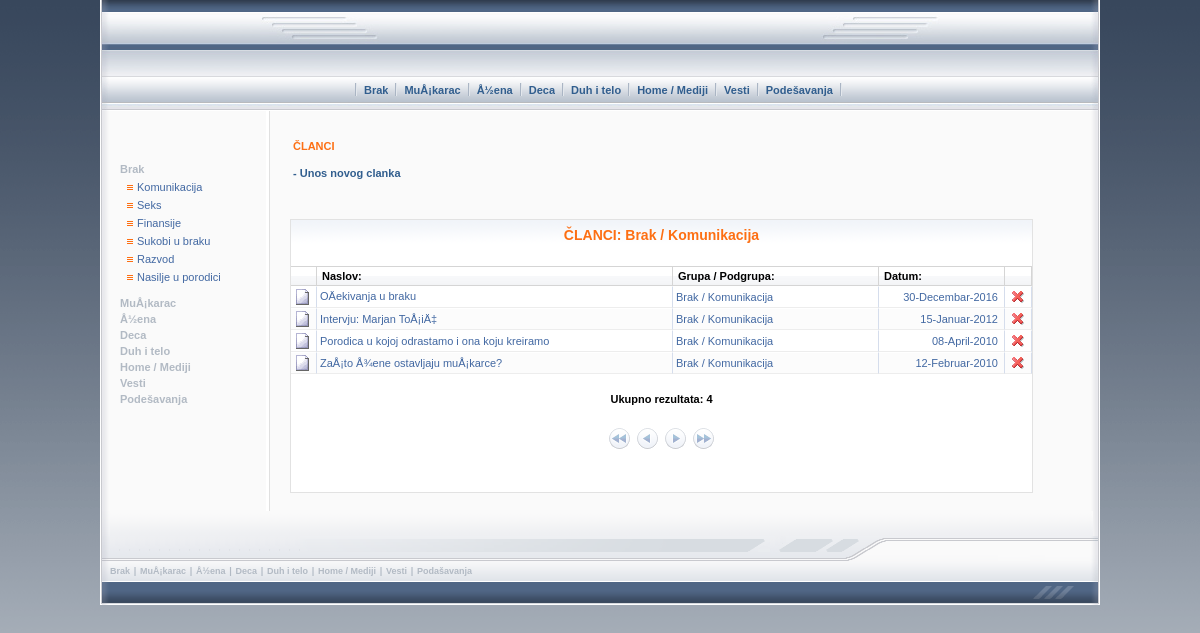
Page /administracija/pregled.php on the committed database.
### tables this page shows
CREATE TABLE `grupe` (
  `id` int(11) NOT NULL AUTO_INCREMENT,
  `naziv` varchar(50) DEFAULT NULL,
  `aktivno` tinyint(4) NOT NULL DEFAULT '0',
  `prioritet` int(11) NOT NULL DEFAULT '0',
  `stamp_unosa` varchar(14) DEFAULT NULL,
  `stamp_izmene` varchar(14) DEFAULT NULL,
  PRIMARY KEY (`id`)
);

CREATE TABLE `podgrupe` (
  `id` int(11) NOT NULL AUTO_INCREMENT,
  `parent` int(11) NOT NULL DEFAULT '0',
  `naziv` varchar(50) DEFAULT NULL,
  `aktivno` tinyint(4) NOT NULL DEFAULT '0',
  `prioritet` int(11) NOT NULL DEFAULT '0',
  `stamp_unosa` varchar(14) DEFAULT NULL,
  `stamp_izmene` varchar(14) DEFAULT NULL,
  PRIMARY KEY (`id`)
);

### include/admin.h.php (the view, shortened to what the rows shown need)
<?php
if (!defined("Admin_H_PHP")):
function adminHeader($naslov,$stavka)
{
  echo "
<html>
<head>
<meta http-equiv='Content-Type' content='text/html; charset=utf-8' />
<title>".$naslov."</title>
<link href='../include/admin.css' rel='stylesheet' type='text/css' />
<script language='javascript'>
function promenaStavkeLevogMenija(stavka)
{
  var objekat=eval('leviMeniStavka'+stavka);
  var isIE=false;
  if (document.all) isIE=true;
  if (objekat.style.display=='block' || objekat.style.display=='table-cell')
  {
    objekat.style.display='none';
  }
  else
  {
    if (isIE) objekat.style.display='block';
    else objekat.style.display='table-cell';
  }
}
function otvaranjeStavkeLevogMenija(stavka)
{
  var objekat=eval('leviMeniStavka'+stavka);
  var isIE=false;
  if (document.all) isIE=true;
  if (isIE) objekat.style.display='block';
  else objekat.style.display='table-cell';
}
function zatvaranjeStavkeLevogMenija(stavka)
{
  var objekat=eval('leviMeniStavka'+stavka);
  var isIE=false;
  if (document.all) isIE=true;
  objekat.style.display='none';
}
function resetLevogMenija(stavka)
{
";
$q_grupe=new query("select id from ".TAB_GRUPE." where id>0 order by prioritet desc, naziv");
for ($i=0; $i<$q_grupe->rows; $i++)
{
  $v=new grupa($q_grupe->row[0]);
  echo "  var leviMeniStavka".$v->id."=document.getElementById('leviMeniStavka".$v->id."');\n";
  $q_grupe->fetchRow();
}
unset($q_grupe);
echo "
  var leviMeniStavka99=document.getElementById('leviMeniStavka99');
  var leviMeniStavka100=document.getElementById('leviMeniStavka100');
";
$q_grupe=new query("select id from ".TAB_GRUPE." where id>0 order by prioritet desc, naziv");
for ($i=0; $i<$q_grupe->rows; $i++)
{
  $v=new grupa($q_grupe->row[0]);
  echo "  leviMeniStavka".$v->id.".style.display='none';\n";
  $q_grupe->fetchRow();
}
unset($q_grupe);
echo "
  leviMeniStavka99.style.display='none';
  leviMeniStavka100.style.display='none';
  var objekat=eval('leviMeniStavka'+stavka);
  var isIE=false;
  if (document.all) isIE=true;
  if (isIE) objekat.style.display='block';
  else objekat.style.display='table-cell';
}
function grupaIcoPreload()
{
  var ico_on=new Image();
  var ico_off=new Image();
  ico_on.src=\"../img/admin/formaGrupaOn.gif\";
  ico_off.src=\"../img/admin/formaGrupaOff.gif\";
}
grupaIcoPreload();
function postavljanjeGrupeForme(grupa,stanje)
{
  var tdGrupe=document.getElementById(grupa);
  var sid=grupa+'_slika';
  var grupaSlika=document.getElementById(sid);
  var isIE=false;
  if (document.all) isIE=true;
  if (stanje)
  {
	  grupaSlika.src=\"../img/admin/formaGrupaOn.gif\";
    if (isIE)
	  {
	    tdGrupe.style.display='block';
	  }
    else
	  {
	    tdGrupe.style.display='table-cell';
	  }
  }
  else
  {
	grupaSlika.src=\"../img/admin/formaGrupaOff.gif\";
    tdGrupe.style.display='none';
  }
}
function promenaStanjaGrupeForme(grupa)
{
  var tdGrupe=document.getElementById(grupa);
  var sid=grupa+'_slika';
  var grupaSlika=document.getElementById(sid);
  var isIE=false;
  if (document.all) isIE=true;
  if (tdGrupe.style.display=='block' || tdGrupe.style.display=='table-cell')
  {
	  grupaSlika.src=\"../img/admin/formaGrupaOff.gif\";
    tdGrupe.style.display='none';
  }
  else
  {
	  grupaSlika.src=\"../img/admin/formaGrupaOn.gif\";
    if (isIE) tdGrupe.style.display='block';
    else tdGrupe.style.display='table-cell';
  }
}
function brisanjeStavke(naziv)
{
  if (confirm('Obrisi: '+naziv+'?')) return true;
  else return false;
}
function brisanjeSlike()
{
  if (confirm('Obrisi sliku?')) return true;
  else return false;
}
function listaMisOver(lista,red,br_kolona,stil)
{
  var i=0;
  while (i<br_kolona)
  {
    var kolona=document.getElementById('kolona_'+lista+'_'+red+'_'+i);
    if (i==0) kolona.className='listaKolonaOverLevo';
	  else if (i==(br_kolona-1)) kolona.className='listaKolonaOverDesno';
	  else kolona.className='listaKolonaOver';
    i++;
  }
}
function listaMisOut(lista,red,br_kolona,stil)
{
  var i=0;
  while (i<br_kolona)
  {
    var kolona=document.getElementById('kolona_'+lista+'_'+red+'_'+i);
    if (stil==0) kolona.className='listaKolona';
  	else kolona.className='listaKolona2';
    i++;
  }
}
</script>
</head>
<body>
<table width='1000' border='0' align='center' cellpadding='0' cellspacing='0' bgcolor='#fafafa' id='tabVelika'>
  <tr>
    <td height='27' background='../img/admin/bgHeader5.gif'><table border='0' align='center' cellpadding='0' cellspacing='0'>
      <tr>
  ";
  $q_grupe=new query("select id from ".TAB_GRUPE." where id>0 order by prioritet desc, naziv");
  for ($i=0; $i<$q_grupe->rows; $i++)
  {
    $v=new grupa($q_grupe->row[0]);
    echo "<td height='27' class='gornjiMeni'><a href='pregled.php?grupa=".$v->id."'>".$v->naziv."</a></td>";
    echo "<td width='16' height='27' class='gornjiMeni'><img src='../img/admin/gornjiMeniSep.gif' width='16' height='27' /></td>";
    $q_grupe->fetchRow();
  }
  echo "
        <td class='gornjiMeni'><a href='vesti.php'>Vesti</a></td>
        <td width='16' height='27' class='gornjiMeni'><img src='../img/admin/gornjiMeniSep.gif' width='16' height='27' /></td>
   		<td class='gornjiMeni'><a href='podesavanja.php'>Pode&#353;avanja</a></td>
        <td width='16' height='27' class='gornjiMeni'><img src='../img/admin/gornjiMeniSep.gif' width='16' height='27' /></td>
        <td class='gornjiMeni'>&nbsp;</td>
      </tr>
    </table></td>
    <td height='27' background='../img/admin/prelazDesno5.gif'></td>
  </tr>
  <tr>
    <td width='10' height='8' background='../img/admin/prelazLevo6.gif'></td>
    <td height='8' background='../img/admin/bgHeader6.gif'></td>
    <td width='10' height='8' background='../img/admin/prelazDesno6.gif'></td>
  </tr>
  <tr>
    <td width='10' background='../img/admin/prelazLevo.gif'></td>
    <td><table width='100%' border='0' cellspacing='0' cellpadding='0'>
      <tr>
        <td width='160' valign='top' class='leviMeniTd'>
		<table width='100%' border='0' cellspacing='0' cellpadding='0'>
          <tr>
            <td height='50'>&nbsp;</td>
          </tr>
  ";
  $q_grupe=new query("select id from ".TAB_GRUPE." where id>0 order by prioritet desc, naziv");
  for ($i=0; $i<$q_grupe->rows; $i++)
  {
    $v=new grupa($q_grupe->row[0]);
  	echo "
          <tr>
            <td height='16' class='leviMeni'><a href='javascript:void(0)' onClick='promenaStavkeLevogMenija(".$v->id.")'>".$v->naziv."</a></td>
          </tr>
          <tr>
            <td id='leviMeniStavka".$v->id."'>
			  <table width='100%'>
	";
  	$q_podgrupe=new query("select id from ".TAB_PODGRUPE." where parent='".$v->id."' order by prioritet desc, naziv");
  	for ($j=0; $j<$q_podgrupe->rows; $j++)
  	{
  	  $vv=new podgrupa($q_podgrupe->row[0]);
  	  echo "<tr><td height='16' class='leviMeni1'><a href='pregled.php?grupa=".$v->id."&podgrupa=".$vv->id."'>".$vv->naziv."</a></td></tr>";
  	  $q_podgrupe->fetchRow();
  	}
    echo "
                <tr><td height='6'></td></tr>
			  </table>
		  	</td>
          </tr>
  	";
    $q_grupe->fetchRow();
  }
  echo "
          <tr>
            <td height='20'>&nbsp;</td>
          </tr>
          <tr>
            <td height='20'>&nbsp;</td>
          </tr>
        </table>
		</td>
  ";
}
function adminFooter($panel=0)
{
  echo "
      </tr>
    </table></td>
    <td width='10' background='../img/admin/prelazDesno.gif'></td>
  </tr>
  <tr>
    <td height='25' background='../img/admin/prelazLevo9.gif'></td>
    <td height='25' background='../img/admin/bgFooter5.gif'>&nbsp;</td>
    <td height='25' background='../img/admin/prelazDesno9.gif'></td>
  </tr>
  <tr>
    <td height='25' background='../img/admin/prelazLevo8.gif'></td>
    <td height='25'><table width='100%' border='0' cellspacing='0' cellpadding='0'>
      <tr>
        <td height='25' align='right' valign='top' background='../img/admin/bgFooter4.gif'><img src='../img/admin/footer3.gif' width='470' height='18' /></td>
        <td width='120' height='25' background='../img/admin/bgFooter3.gif'>&nbsp;</td>
        <td width='200' height='25' background='../img/admin/bgFooter2.gif'><div align='right'><img src='../img/admin/footer.gif' width='120' height='25' /></div></td>
      </tr>
    </table></td>
    <td height='25' background='../img/admin/prelazDesno8.gif'></td>
  </tr>
  <tr>
    <td width='10' height='20' background='../img/admin/prelazLevo10.gif'></td>
    <td height='20' background='../img/admin/bgFooter6.gif'><table width='100%' border='0' cellspacing='0' cellpadding='0'>
      <tr>
";
  $q_grupe=new query("select id from ".TAB_GRUPE." where id>0 order by prioritet desc, naziv");
  for ($i=0; $i<$q_grupe->rows; $i++)
  {
    $v=new grupa($q_grupe->row[0]);
    echo "<td width='10' height='20' class='donjiMeni'><div align='center'><a href='pregled.php?grupa=".$v->id."'>".str_replace(" ","&nbsp;",$v->naziv)."</a></div></td>";
    echo "<td width='10' height='20' class='donjiMeni'><div align='center'>|</div></td>";
    $q_grupe->fetchRow();
  }
echo "
        <td width='10' height='20' class='donjiMeni'><div align='center'><a href='vesti.php'>Vesti</a></div></td>
        <td width='10' height='20' class='donjiMeni'><div align='center'>|</div></td>
        <td width='10' height='20' class='donjiMeni'><div align='center'><a href='podesavanja.php'>Poda&#353;avanja</a></div></td>
        <td height='20'><div align='right'><img src='../img/admin/footer1.gif' width='120' height='20' /></div></td>
      </tr>
    </table></td>
    <td width='10' height='20' background='../img/admin/prelazDesno10.gif'></td>
  </tr>
  <tr>
    <td width='10' height='24' background='../img/admin/prelazLevo7.gif'></td>
    <td height='24' background='../img/admin/bgFooter1.gif'><div align='right'><img src='../img/admin/footer2.gif' width='62' height='24' /></div></td>
    <td width='10' height='24' background='../img/admin/prelazDesno7.gif'></td>
  </tr>
</table>
</body>
</html>
  ";
}
endif;
?>

### rows in the picture
grupe: naziv "Brak"
grupe: naziv "MuÅ¡karac"
grupe: naziv "Å½ena"
grupe: naziv "Deca"
grupe: naziv "Duh i telo"
grupe: naziv "Home / Mediji"
podgrupe: naziv "Komunikacija"
podgrupe: naziv "Seks"
podgrupe: naziv "Finansije"
podgrupe: naziv "Sukobi u braku"
podgrupe: naziv "Razvod"
podgrupe: naziv "Nasilje u porodici"

### other values in the picture
$naslov "ČLANCI"
$tekst "- Unos novog clanka"
$naslov "ČLANCI: Brak / Komunikacija"
$this->nazivi[$i] "Naslov"
$this->nazivi[$i] "Grupa / Podgrupa"
$this->nazivi[$i] "Datum"
$podatak[$j] "OÄekivanja u braku"
$podatak[$j] "Brak / Komunikacija"
$podatak[$j] "30-Decembar-2016"
$podatak[$j] "Intervju: Marjan ToÅ¡iÄ‡"
$podatak[$j] "15-Januar-2012"
$podatak[$j] "Porodica u kojoj odrastamo i ona koju kreiramo"
$podatak[$j] "08-April-2010"
$podatak[$j] "ZaÅ¡to Å¾ene ostavljaju muÅ¡karce?"
$podatak[$j] "12-Februar-2010"
